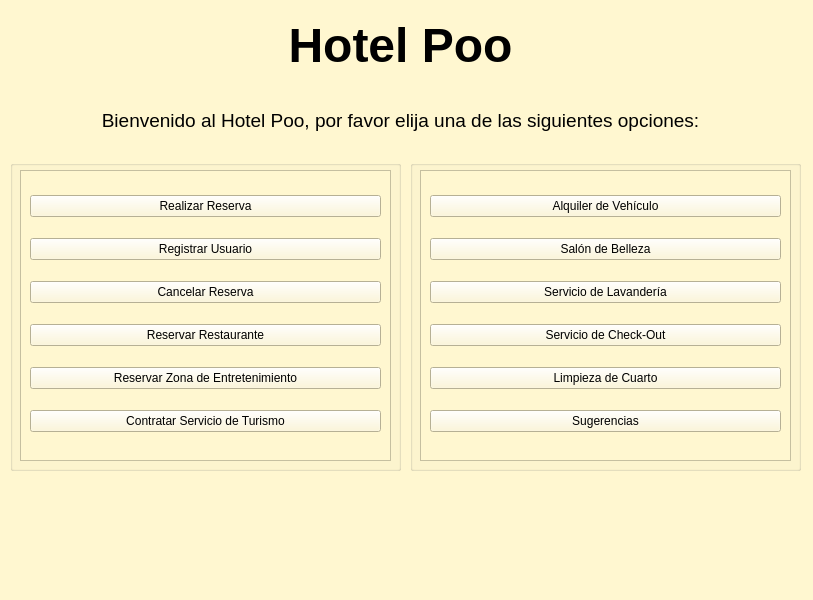
<?xml version="1.0" encoding="UTF-8"?>
<ui version="4.0">
 <class>MainWindow</class>
 <widget class="QMainWindow" name="MainWindow">
  <property name="geometry">
   <rect>
    <x>0</x>
    <y>0</y>
    <width>813</width>
    <height>600</height>
   </rect>
  </property>
  <property name="minimumSize">
   <size>
    <width>1</width>
    <height>1</height>
   </size>
  </property>
  <property name="font">
   <font>
    <weight>50</weight>
    <bold>false</bold>
   </font>
  </property>
  <property name="windowTitle">
   <string>Hotel POO</string>
  </property>
  <property name="styleSheet">
   <string notr="true">background-color: rgb(255, 247, 208);</string>
  </property>
  <widget class="QWidget" name="centralwidget">
   <widget class="QLabel" name="label_2">
    <property name="geometry">
     <rect>
      <x>10</x>
      <y>100</y>
      <width>781</width>
      <height>41</height>
     </rect>
    </property>
    <property name="styleSheet">
     <string notr="true">font: 8pt &quot;Times New Roman&quot;;</string>
    </property>
    <property name="text">
     <string>&lt;html&gt;&lt;head/&gt;&lt;body&gt;&lt;p align=&quot;center&quot;&gt;&lt;span style=&quot; font-size:14pt;&quot;&gt;Bienvenido al Hotel Poo, por favor elija una de las siguientes opciones:&lt;/span&gt;&lt;/p&gt;&lt;/body&gt;&lt;/html&gt;</string>
    </property>
   </widget>
   <widget class="QLabel" name="label">
    <property name="geometry">
     <rect>
      <x>10</x>
      <y>10</y>
      <width>781</width>
      <height>71</height>
     </rect>
    </property>
    <property name="styleSheet">
     <string notr="true">font: 8pt &quot;Times New Roman&quot;;</string>
    </property>
    <property name="text">
     <string>&lt;html&gt;&lt;head/&gt;&lt;body&gt;&lt;p align=&quot;center&quot;&gt;&lt;span style=&quot; font-size:36pt; font-weight:600; color:#000000;&quot;&gt;Hotel Poo&lt;/span&gt;&lt;/p&gt;&lt;/body&gt;&lt;/html&gt;</string>
    </property>
   </widget>
   <widget class="QGroupBox" name="groupBox">
    <property name="geometry">
     <rect>
      <x>10</x>
      <y>160</y>
      <width>391</width>
      <height>311</height>
     </rect>
    </property>
    <property name="title">
     <string/>
    </property>
    <widget class="QFrame" name="frame">
     <property name="geometry">
      <rect>
       <x>10</x>
       <y>10</y>
       <width>371</width>
       <height>291</height>
      </rect>
     </property>
     <property name="frameShape">
      <enum>QFrame::StyledPanel</enum>
     </property>
     <property name="frameShadow">
      <enum>QFrame::Raised</enum>
     </property>
     <layout class="QVBoxLayout" name="verticalLayout">
      <item>
       <widget class="QPushButton" name="pushButton">
        <property name="styleSheet">
         <string notr="true">font: 10pt &quot;Times New Roman&quot;;</string>
        </property>
        <property name="text">
         <string>Realizar Reserva</string>
        </property>
       </widget>
      </item>
      <item>
       <widget class="QPushButton" name="pushButton_2">
        <property name="styleSheet">
         <string notr="true">font: 10pt &quot;Times New Roman&quot;;</string>
        </property>
        <property name="text">
         <string>Registrar Usuario</string>
        </property>
       </widget>
      </item>
      <item>
       <widget class="QPushButton" name="pushButton_5">
        <property name="styleSheet">
         <string notr="true">font: 10pt &quot;Times New Roman&quot;;</string>
        </property>
        <property name="text">
         <string>Cancelar Reserva</string>
        </property>
       </widget>
      </item>
      <item>
       <widget class="QPushButton" name="pushButton_4">
        <property name="styleSheet">
         <string notr="true">font: 10pt &quot;Times New Roman&quot;;</string>
        </property>
        <property name="text">
         <string>Reservar Restaurante</string>
        </property>
       </widget>
      </item>
      <item>
       <widget class="QPushButton" name="pushButton_6">
        <property name="styleSheet">
         <string notr="true">font: 10pt &quot;Times New Roman&quot;;</string>
        </property>
        <property name="text">
         <string>Reservar Zona de Entretenimiento</string>
        </property>
       </widget>
      </item>
      <item>
       <widget class="QPushButton" name="pushButton_3">
        <property name="styleSheet">
         <string notr="true">font: 10pt &quot;Times New Roman&quot;;</string>
        </property>
        <property name="text">
         <string>Contratar Servicio de Turismo</string>
        </property>
       </widget>
      </item>
     </layout>
    </widget>
   </widget>
   <widget class="QGroupBox" name="groupBox_2">
    <property name="geometry">
     <rect>
      <x>410</x>
      <y>160</y>
      <width>391</width>
      <height>311</height>
     </rect>
    </property>
    <property name="title">
     <string/>
    </property>
    <widget class="QFrame" name="frame_3">
     <property name="geometry">
      <rect>
       <x>10</x>
       <y>10</y>
       <width>371</width>
       <height>291</height>
      </rect>
     </property>
     <property name="frameShape">
      <enum>QFrame::StyledPanel</enum>
     </property>
     <property name="frameShadow">
      <enum>QFrame::Raised</enum>
     </property>
     <layout class="QVBoxLayout" name="verticalLayout_3">
      <item>
       <widget class="QPushButton" name="pushButton_13">
        <property name="styleSheet">
         <string notr="true">font: 10pt &quot;Times New Roman&quot;;</string>
        </property>
        <property name="text">
         <string>Alquiler de Vehículo</string>
        </property>
       </widget>
      </item>
      <item>
       <widget class="QPushButton" name="pushButton_15">
        <property name="styleSheet">
         <string notr="true">font: 10pt &quot;Times New Roman&quot;;</string>
        </property>
        <property name="text">
         <string>Salón de Belleza</string>
        </property>
       </widget>
      </item>
      <item>
       <widget class="QPushButton" name="pushButton_16">
        <property name="styleSheet">
         <string notr="true">font: 10pt &quot;Times New Roman&quot;;</string>
        </property>
        <property name="text">
         <string>Servicio de Lavandería</string>
        </property>
       </widget>
      </item>
      <item>
       <widget class="QPushButton" name="pushButton_14">
        <property name="styleSheet">
         <string notr="true">font: 10pt &quot;Times New Roman&quot;;</string>
        </property>
        <property name="text">
         <string>Servicio de Check-Out</string>
        </property>
       </widget>
      </item>
      <item>
       <widget class="QPushButton" name="pushButton_17">
        <property name="styleSheet">
         <string notr="true">font: 10pt &quot;Times New Roman&quot;;</string>
        </property>
        <property name="text">
         <string>Limpieza de Cuarto</string>
        </property>
       </widget>
      </item>
      <item>
       <widget class="QPushButton" name="pushButton_18">
        <property name="styleSheet">
         <string notr="true">font: 10pt &quot;Times New Roman&quot;;</string>
        </property>
        <property name="text">
         <string>Sugerencias</string>
        </property>
       </widget>
      </item>
     </layout>
    </widget>
   </widget>
  </widget>
 </widget>
 <resources/>
 <connections/>
</ui>
